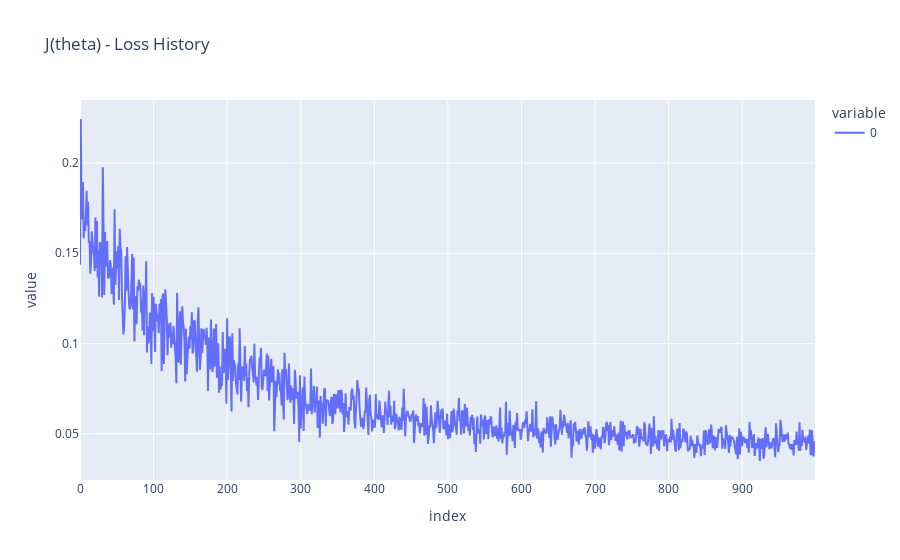

Notebook code for this chart:
### Code cell
# ----- Train price prediction model (standardized data) -----

theta_price, j_history_price = train_model(spl_price_std["X_train"], spl_price_std["y_train"], 0.05, 50, 1000)

with open("./pickle/theta_price_model.pkl", 'wb') as f:
    pickle.dump(theta_price, f)

weights = theta_price[1:]  

print("Weights for price prediction model:\n")
for name, w in zip(price_feats_used_std, weights):
    print(f"{name}: {w}")

fig = px.line(j_history_price, title="J(theta) - Loss History")
fig.show()

### Figure 1 — Plotly figure (JSON) as saved in the notebook; plotly's stock layout.template omitted (floating-point values rounded to 4 significant figures; data arrays with more than 128 entries replaced by an {"elided": "..."} marker saying what was removed)
{"data": [{"hovertemplate": "variable=0<br>index=%{x}<br>value=%{y}<extra></extra>", "legendgroup": "0", "line": {"color": "#636efa", "dash": "solid"}, "marker": {"symbol": "circle"}, "mode": "lines", "name": "0", "orientation": "v", "showlegend": true, "type": "scatter", "x": {"elided": "1000 int values"}, "xaxis": "x", "y": {"elided": "1000 float values"}, "yaxis": "y"}], "layout": {"legend": {"title": {"text": "variable"}, "tracegroupgap": 0}, "title": {"text": "J(theta) - Loss History"}, "xaxis": {"anchor": "y", "domain": [0, 1], "title": {"text": "index"}}, "yaxis": {"anchor": "x", "domain": [0, 1], "title": {"text": "value"}}}}
